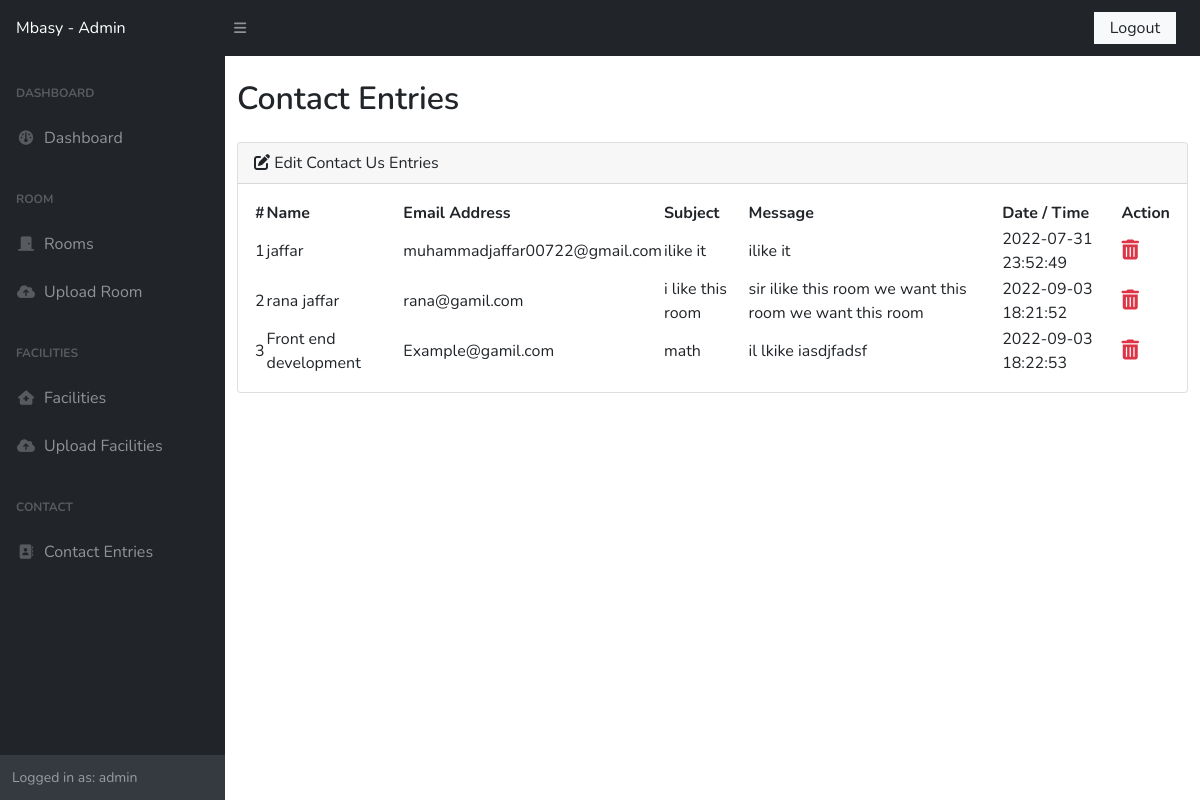
The page /admin/contact.php (signed in) on the database its author committed.
### tables this page shows
CREATE TABLE `contacts` (
  `user_id` int(100) NOT NULL,
  `name` varchar(100) NOT NULL,
  `email` varchar(150) NOT NULL,
  `subject` text NOT NULL,
  `description` text NOT NULL,
  `date_time` datetime NOT NULL DEFAULT current_timestamp()
);

### admin/contact.php (the view, shortened to what this page needs)
<!DOCTYPE html>
<html lang="en">
<head>
    <?php include 'components/header.php' ?>
</head>
<body class="sb-nav-fixed">
    <?php include 'components/navbar.php'; ?>
    <div id="layoutSidenav">
        <?php include 'components/sidenav.php' ?>
        <div id="layoutSidenav_content">
            <main class="container-fluid">
                <h2 class="my-4 main-title">Contact Entries</h2>
                <div class="mb-3">
                    <div class="card mb-4">
                        <div class="card-header">
                            <i class="fa-solid fa-pen-to-square"></i>
                            Edit Contact Us Entries
                        </div>
                        <div class="card-body">
                            <table id="datatablesSimple" class="table-responsive">
                                <thead>
                                    <tr>
                                        <th>#</th>
                                        <th>Name</th>
                                        <th>Email Address</th>
                                        <th>Subject</th>
                                        <th>Message</th>
                                        <th>Date / Time</th>
                                        <th>Action</th>
                                    </tr>
                                </thead>
                                <tbody>
                                <?php
                                    include 'config.php';
                                    $sql = "SELECT * FROM `contacts`";
                                    $result = mysqli_query($conn, $sql);
                                    $i = 1;
                                    if(mysqli_num_rows($result)>0){
                                        while($row = mysqli_fetch_assoc($result)){
                                            $user_id = $row['user_id'];
                                            $name = $row['name'];
                                            $email = $row['email'];
                                            $subject = $row['subject'];
                                            $desc = $row['description'];
                                            $datetime = $row['date_time'];
                                            echo '<tr>
                                                <td>'.$i++.'</td>
                                                <td title="'.$name.'">'.$name.'</td>
                                                <td title="'.$email.'">'.$email.'</td>
                                                <td title="'.$subject.'">'.$subject.'</td>
                                                <td title="'.$desc.'">'.$desc.'</td>
                                                <td title="'.$datetime.'">'.$datetime.'</td>
                                                <td>
                                                    <a title="delete" href="delete-contact.php?userid='.$user_id.'" class="text-danger fs-5"><i class="fa-solid fa-trash-can"></i></a>
                                                </td>
                                            </tr>';
                                        }
                                    }
                                ?>
                                </tbody>
                            </table>
                        </div>
                    </div>
                </div>
            </main>
        </div>
    </div>
</body>
</html>

### admin/css/custom-style.css (style rules this page uses)
body { font-family: 'Nunito', sans-serif; }
.main-title { font-family: 'Nunito', sans-serif; text-transform: Capitalize; font-weight: 600; }

### rows shown on the page
contacts: name "jaffar", email "muhammadjaffar00722@gmail.com", subject "ilike it", description "ilike it", date_time "2022-07-31 23:52:49"
contacts: name "rana jaffar", email "rana@gamil.com", subject "i like this room", description "sir ilike this room we want this room we want this room", date_time "2022-09-03 18:21:52"
contacts: name "Front end development", email "Example@gamil.com", subject "math", description "il lkike iasdjfadsf", date_time "2022-09-03 18:22:53"

### other values the page prints
$_SESSION['username'] "admin"
